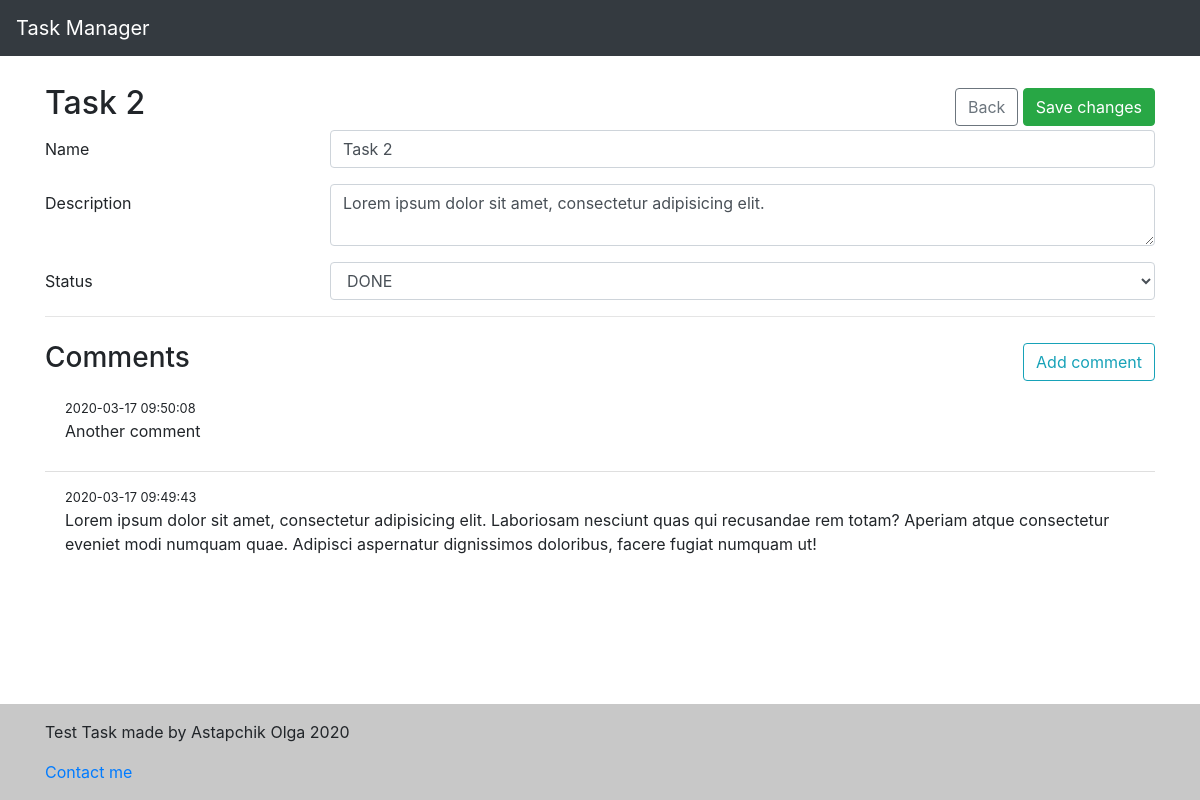
Screenshot of /task/show/15 with the database file from the repository.
### tables this page shows
CREATE TABLE `tasks` (
  `id` int(11) NOT NULL,
  `name` varchar(255) NOT NULL,
  `description` varchar(255) NOT NULL,
  `date` datetime NOT NULL,
  `status_id` int(11) NOT NULL
);

CREATE TABLE `statuses` (
  `id` int(11) NOT NULL,
  `code` varchar(45) NOT NULL
);

CREATE TABLE `comments` (
  `id` int(11) NOT NULL,
  `task_id` int(11) NOT NULL,
  `content` varchar(255) NOT NULL,
  `date` datetime NOT NULL
);

### app/core/view.php (called while the page is built)
<?php
class View {
    public function generate( $content_view, $template_view, $data = null )
    {
        include 'app/views/' . $template_view;
    }
}

### app/init.php (called while the page is built, shortened)
<?php
require_once 'core/model.php';
require_once 'core/view.php';
Route::start();

### index.php (called while the page is built, shortened)
<?php
require_once 'app/core/db.php';
require_once 'app/init.php';

### app/core/db.php (called while the page is built)
<?php
class DB {
    protected static $connection_instance;
    public static function getInstance()
    {
        if ( self::$connection_instance === null ) {
            try {
                self::$connection_instance = new PDO( 'mysql:host=' . DB_HOST . ';dbname=' . DB_NAME, DB_USER, DB_PASSWORD );
                self::$connection_instance->setAttribute( PDO::ATTR_ERRMODE, PDO::ERRMODE_EXCEPTION );
            } catch ( PDOException $e ) {
                throw new Exception( $e->getMessage() );
            }
        }
        return self::$connection_instance;
    }
}

### app/core/model.php (called while the page is built)
<?php
class Model {
    public function getConnection()
    {
        return DB::getInstance();
    }
}

### app/models/model_task.php (called while the page is built, shortened)
<?php
class Model_task extends Model {
    public function getTaskDetails( $task_id ) {
        $query = $this->getConnection()->prepare('
            SELECT
              `tasks`.`id`,
              `tasks`.`name`,
              `tasks`.`description`,
              `tasks`.`date`,
              `statuses`.`code`
            FROM `tasks`
            LEFT JOIN `statuses`
              ON `tasks`.`status_id` = `statuses`.`id`
            WHERE `tasks`.`id` = ?
        ');
        $query->execute( [ $task_id ] );
        $query->setFetchMode(PDO::FETCH_OBJ);
        return $query->fetchAll()[0];
    }
    public function getTaskComments( $task_id ) {
        $query = $this->getConnection()->prepare('
            SELECT
              `comments`.`content`,
              `comments`.`date`
            FROM `comments`
            LEFT JOIN `tasks`
              ON `tasks`.`id` = `comments`.`task_id`
            WHERE `tasks`.`id` = ?
            ORDER BY `comments`.`date` DESC
        ');
        $query->execute( [ $task_id ] );
        $query->setFetchMode(PDO::FETCH_OBJ);
        return $query->fetchAll();
    }
}

### app/views/showTask_view.php (the view, shortened to what this page needs)
<div id="task-details-content">
    <div class="d-flex justify-content-between align-items-center mt-4">
        <h2><?php echo $data['task_details']->name; ?></h2>
        <div class="actions">
            <a class="btn btn-outline-secondary" href="/">Back</a>
            <button type="button" class="btn btn-success" id="btn-edit-task" data-task-id="<?php echo $data['task_details']->id; ?>">Save changes</button>
        </div>
    </div>
    <div class="task-content">
        <form>
            <div class="form-group row">
                <label for="task-name" class="col-sm-3 col-form-label">Name</label>
                <div class="col-sm-9">
                    <input type="text" class="form-control" id="task-name" name="name" value="<?php echo $data['task_details']->name; ?>">
                </div>
            </div>
            <div class="form-group row">
                <label for="task-description" class="col-sm-3 col-form-label">Description</label>
                <div class="col-sm-9">
                    <textarea type="text" class="form-control" id="task-description" name="description"><?php echo $data['task_details']->description; ?></textarea>
                </div>
            </div>
            <div class="form-group row">
                <label for="task-status" class="col-sm-3 col-form-label">Status</label>
                <div class="col-sm-9">
                    <select id="task-status" class="form-control" name="status">
                        <option <?php echo $data['task_details']->code == 'done' ? 'selected' : ''; ?> value="done">DONE</option>
                    </select>
                </div>
            </div>
        </form>
        <hr>
        <div class="comments">
            <div class="d-flex justify-content-between align-items-center mt-4">
                <h3>Comments</h3>
                <button type="button" class="btn btn-outline-info" data-toggle="modal" data-target="#add-comment-modal">
                    Add comment
                </button>
            </div>
            <?php if ( ! empty( $data['comments'] ) ) { ?>
                <ul class="list-group list-group-flush">
                    <?php foreach ( $data['comments'] as $comment ) {  ?>
                    <li class="list-group-item">
                        <small class="text-right"><?php echo $comment->date; ?></small>
                        <p><?php echo $comment->content; ?></p>
                    </li>
                    <?php } ?>
                </ul>
            <?php } ?>
        </div>
    </div>
</div>

### rows the page displays
tasks: name "Task 2", description "Lorem ipsum dolor sit amet, consectetur adipisicing elit."
statuses: status "DONE"
comments: date "2020-03-17 09:50:08", content "Another comment"
comments: date "2020-03-17 09:49:43", content "Lorem ipsum dolor sit amet, consectetur adipisicing elit. Laboriosam nesciunt quas qui recusandae rem totam? Aperiam atque consectetur eveniet modi numquam quae. Adipisci aspernatur dignissimos doloribus, facere fugiat numquam ut!"
